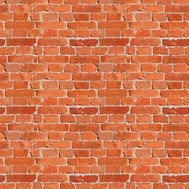
#> input picture PDI/trab-n1/images/tijolo.jpg, 189 x 189 px, shrunk from 740 x 740 before the run, given in place of lena.png, which was not available
$ python main2.py
#> lines starting #> are read from the running program, lines starting #| are printed output that depends on the picture; pictures that were not available may be replaced by others from this repository, and a replacement may not be noted
import numpy as np
import cv2
import matplotlib.pyplot as plt

def load_image(file_path):
#> called with file_path = '..\\images\\lena.png'
    img = cv2.imread(file_path, cv2.IMREAD_GRAYSCALE)
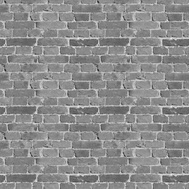
#> img: shape (189, 189); min 29, max 238, mean 140.4
    return img

def pad_image(image, c):
    padded_image = np.pad(image, ((c, c), (c, c)), mode='constant')
    return padded_image

def convolve(image, kernel, c):
    height, width = image.shape
    k_height, k_width = kernel.shape
    result = np.zeros_like(image, dtype=float)

    for y in range(c, height - c):
        for x in range(c, width - c):
            region = image[y-c:y+c+1, x-c:x+c+1]
            result[y, x] = np.sum(region * kernel)

    return result

def create_sobel_kernel():
    kernel_x = np.array([[-1, 0, 1],
                         [-2, 0, 2],
                         [-1, 0, 1]])
    kernel_y = np.array([[-1, -2, -1],
                         [ 0,  0,  0],
                         [ 1,  2,  1]])
    return kernel_x, kernel_y

def create_prewitt_kernel():
    kernel_x = np.array([[-1, 0, 1],
                         [-1, 0, 1],
                         [-1, 0, 1]])
    kernel_y = np.array([[-1, -1, -1],
                         [ 0,  0,  0],
                         [ 1,  1,  1]])
    return kernel_x, kernel_y

def create_laplacian_kernel():
    kernel = np.array([[0, 1, 0],
                       [1,-4, 1],
                       [0, 1, 0]])
    return kernel

def apply_filter(image, kernel, n, padding):
    c = int(kernel.shape[0] / 2)
    if padding:
        image = pad_image(image, c)
    filtered_image = image.copy()
    for _ in range(n):
        filtered_image = convolve(filtered_image, kernel, c)
    filtered_image[filtered_image < 0] = 0
    return filtered_image

def main():
    file_path = r'..\images\lena.png'
    img = load_image(file_path)
    n = int(input('Informe o número de aplicações do filtro: '))
#> the answer given: 3
    padding = int(input('Você deseja realizar Padding? (1 para sim, 0 para não): '))
#> the answer given: 1

    # Sobel
    kernel_s_x, kernel_s_y = create_sobel_kernel()
    sobel_x = apply_filter(img, kernel_s_x, n, padding)
#> in pad_image, `padded_image = np.pad(image, ((c, c), (c, c)), mode='constant')`:
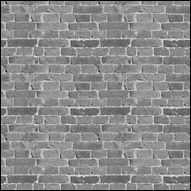
#> padded_image: shape (191, 191); min 0, max 238, mean 137.5
    sobel_y = apply_filter(img, kernel_s_y, n, padding)
#> the loop in apply_filter (call 2), `for _ in range(n):` made 3 passes
#> pass 1, in apply_filter (call 2), `filtered_image = convolve(filtered_image, kernel, c)`:
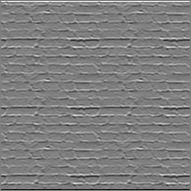
#> filtered_image: shape (191, 191) float64; min -691, max 694, mean 0.1; drawn with min black and max white
    sobel = np.sqrt(sobel_x**2 + sobel_y**2)
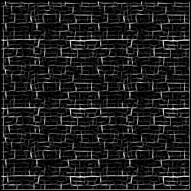
#> sobel: shape (191, 191) float64; min 0, max 22275.9, mean 2606; drawn with min black and max white

    # Prewitt
    kernel_p_x, kernel_p_y = create_prewitt_kernel()
    prewitt_x = apply_filter(img, kernel_p_x, n, padding)
    prewitt_y = apply_filter(img, kernel_p_y, n, padding)
    prewitt = np.sqrt(prewitt_x**2 + prewitt_y**2)

    # Laplaciano
    kernel_l = create_laplacian_kernel()
    laplacian = apply_filter(img, kernel_l, n, padding)
#> the loop in apply_filter (call 5), `for _ in range(n):` made 3 passes
#> pass 1, in apply_filter (call 5), `filtered_image = convolve(filtered_image, kernel, c)`:
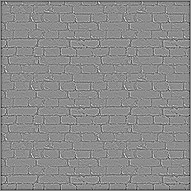
#> filtered_image: shape (191, 191) float64; min -386, max 315, mean -2.9; drawn with min black and max white
#> pass 2, in apply_filter (call 5), `filtered_image = convolve(filtered_image, kernel, c)`:
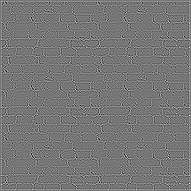
#> filtered_image: shape (191, 191) float64; min -1252, max 1436, mean 2.9; drawn with min black and max white
#> in apply_filter (call 5), `filtered_image[filtered_image < 0] = 0`:
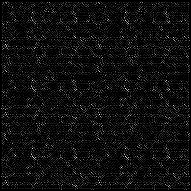
#> filtered_image: shape (191, 191) float64; min 0, max 6277, mean 404.8; drawn with min black and max white

    # Plot
    plt.figure(figsize=(15, 5))

    plt.subplot(1, 4, 1)
    plt.imshow(img, cmap='gray')
    plt.title('Imagem Original')

    plt.subplot(1, 4, 2)
    plt.imshow(sobel, cmap='gray')
    plt.title('Filtro Sobel')

    plt.subplot(1, 4, 3)
    plt.imshow(prewitt, cmap='gray')
    plt.title('Filtro Prewitt')

    plt.subplot(1, 4, 4)
    plt.imshow(laplacian, cmap='gray')
    plt.title('Filtro Laplaciano')

    plt.show()

if __name__ == "__main__":
    main()
